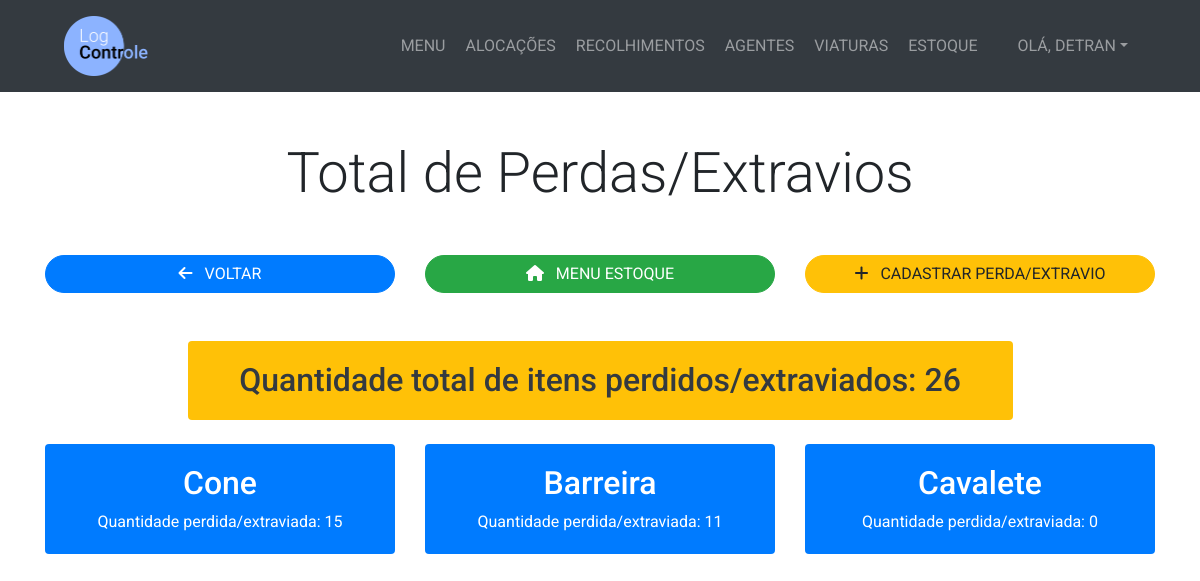
/estoque/itens-perdidos-extraviados/total-perdido-extraviado/ (signed in), run on the app's committed database.
### management/models.py (models this page shows, shortened)
class Item(models.Model):
    nome = models.CharField(max_length=100)

### management/views.py (the view)
# urls.py: path('estoque/itens-perdidos-extraviados/total-perdido-extraviado/', views.total_item_perdido, name='total_item_perdido'),
@login_required
def total_item_perdido(request):
    lista_item = list()
    tamanho = Item.objects.all()
    for item_atual in tamanho:
        item_novo = ItemQuantidade(item_atual.nome, int(0))
        lista_item.append(item_novo)
    total_itens = int(0)
    perdas = ItemPerdidoExtraviado.objects.all()
    i = int(0)
    for item_atual in tamanho:
        perda_total_item = int(0)
        for perda in perdas:
            if perda.alocacao.item.nome == item_atual.nome:
                perda_total_item += perda.quantidade
        lista_item[i].quantidade += perda_total_item
        total_itens += perda_total_item
        i += 1
    alocacoes = Alocacao.objects.filter(status='Aberto')
    return render(request, 'management/total_perdido_extraviado.html', {'item':lista_item, 'total_itens':total_itens, 'alocacoes':alocacoes})

### management/templates/management/total_perdido_extraviado.html (shortened to what this page needs)
{% extends 'management/base.html' %}
{% block content %}
  <section class="py-5">
    <div class="container">
      <h1 class="display-4 text-center mb-5">Total de Perdas/Extravios</h1>
      <div class="row mb-5">
        <div class="col-lg-4">
          <a href="{% url 'menu_item_perdido' %}" class="btn btn-primary btn-block rounded-pill"><i class="fas fa-arrow-left mr-2"></i> VOLTAR</a>
        </div>
        <div class="col-lg-4">
          <a href="{% url 'menu_estoque' %}" class="btn btn-success btn-block rounded-pill"><i class="fas fa-home mr-2"></i> MENU ESTOQUE</a>
        </div>
        <div class="col-lg-4">
          <a href="#" data-toggle="modal" data-target="#item-perdido-modal" class="btn btn-warning btn-block rounded-pill"><i class="fas fa-plus mr-2"></i> CADASTRAR PERDA/EXTRAVIO</a>
        </div>
      </div>
      <div class="row justify-content-center mb-4">
        <div class="col-lg-9">
          <div class="card-body rounded bg-warning text-dark text-center">
            <h2 class="mb-0">Quantidade total de itens perdidos/extraviados: {{ total_itens }}</h2>
          </div>
        </div>
      </div>
      <div class="row justify-content-center">
        {% for item_atual in item %}
          <div class="col-lg-4">
            <div class="card-body rounded bg-primary text-white text-center">
              <h2>{{ item_atual.nome }}</h2>
              <p class="mb-0">Quantidade perdida/extraviada: {{ item_atual.quantidade }}</p>
            </div>
          </div>
        {% endfor %}
      </div>
    </div>
  </section>
{% endblock %}

### management/templates/management/base.html (shortened to what this page needs)
<!DOCTYPE html>
<html lang="pt-br" dir="ltr">
  {% load static %}
  <head>
    <link
      rel="stylesheet"
      href="https://stackpath.bootstrapcdn.com/bootstrap/4.5.0/css/bootstrap.min.css"
    />
    <link rel="stylesheet" type="text/css" href="{% static 'management/css/style.css' %}">
    <link rel="stylesheet" href="{% static 'management/css/bootstrap-datepicker.css' %}">
  </head>
  <body>
    <nav class="navbar navbar-expand-lg bg-dark navbar-dark py-3" id="main-nav">
      <a href="{% url 'home' %}" class="ml-5">
        <img src="{% static 'management/Logo.png' %}" alt="Logo LogControle" style="max-height: 60px;">
      </a>
      <div class="collapse navbar-collapse" id="navbarCollapse">
        <ul class="navbar-nav ml-auto">
          <li class="nav-item">
            <a href="{% url 'home' %}" class="nav-link ml-1">MENU</a>
          </li>
          <li class="nav-item">
            <a href="{% url 'menu_alocacao' %}" class="nav-link ml-1">ALOCAÇÕES</a>
          </li>
          <li class="nav-item">
            <a href="{% url 'menu_recolhimento' %}" class="nav-link ml-1">RECOLHIMENTOS</a>
          </li>
          <li class="nav-item">
            <a href="{% url 'menu_agente' %}" class="nav-link ml-1">AGENTES</a>
          </li>
          <li class="nav-item">
            <a href="{% url 'menu_viatura' %}" class="nav-link ml-1">VIATURAS</a>
          </li>
          <li class="nav-item">
            <a href="{% url 'menu_estoque' %}" class="nav-link ml-1">ESTOQUE</a>
          </li>
          <li class="nav-item dropdown ml-4 mr-5">
            <a href="#" class="nav-link dropdown-toggle" data-toggle="dropdown" aria-expanded="false">OLÁ, <span style="text-transform: uppercase;">{{ user.username }}</span></a>
          </li>
        </ul>
      </div>
    </nav>
    {% block content %} {% endblock %}
  </body>
</html>

### management/static/management/css/style.css (style rules this page uses)
body { font-family: 'Roboto', Arial; }

### data on the page
Item: nome "Cone"
Item: nome "Barreira"
Item: nome "Cavalete"

### other printed values
{{ user.username }} "DETRAN"
{{ total_itens }} "26"
{{ item_atual.quantidade }} "15" "11" "0"
